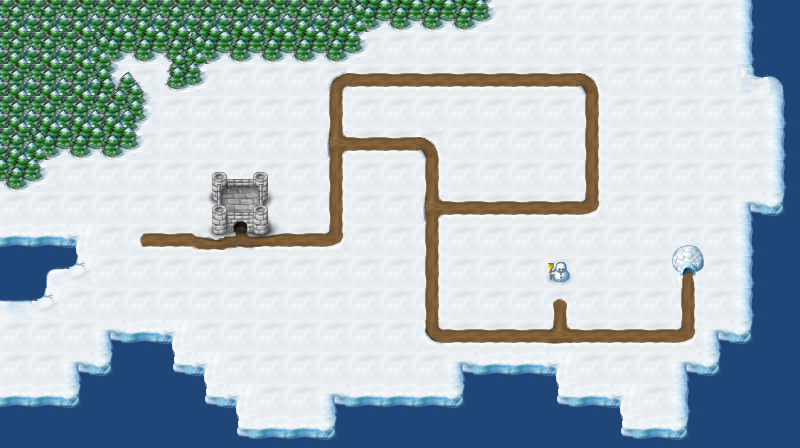

This is a level from a 2D game, rendered from its Tiled map with the project's own tilesets. A one-line summary and the map file follow, with tile-layer data summarised:
An orthogonal 25x14 tile map with 32x32 px tiles, 1 tile layer (Tiles), 2 tilesets and 16 objects.

<map version="1.0" orientation="orthogonal" renderorder="right-down" width="25" height="14" tilewidth="32" tileheight="32">
 <properties>
  <property name="music" value="salcon.ogg" />
 </properties>
 <tileset firstgid="1" source="../tilesets/icyisland.tsx" />
 <tileset firstgid="61" source="../tilesets/map_objects.tsx" />
 <layer name="Tiles" width="25" height="14">
  <data>[350 cells, 350 non-empty, 44 distinct tile ids]</data>
 </layer>
 <objectgroup name="Spaces">
  <object gid="62" x="544" y="352">
   <properties>
    <property name="level" value="retux-01.tmx" />
   </properties>
  </object>
  <object gid="62" x="416" y="352">
   <properties>
    <property name="level" value="retux-02.tmx" />
   </properties>
  </object>
  <object gid="62" x="416" y="224">
   <properties>
    <property name="level" value="retux-03.tmx" />
   </properties>
  </object>
  <object gid="62" x="576" y="96">
   <properties>
    <property name="level" value="retux-04.tmx" />
   </properties>
  </object>
  <object gid="62" x="320" y="160" />
  <object gid="63" x="128" y="256" />
  <object gid="62" x="224" y="256" />
 </objectgroup>
 <objectgroup name="Objects">
  <object gid="61" x="672" y="288" />
 </objectgroup>
 <objectgroup color="#ffff00" name="map_path">
  <object x="672" y="256">
   <polyline points="0,0 0,64 -128,64" />
  </object>
  <object x="544" y="320">
   <polyline points="0,0 -128,0" />
  </object>
  <object x="416" y="320">
   <polyline points="0,0 0,-128" />
  </object>
  <object x="416" y="192">
   <polyline points="0,0 160,0 160,-128" />
  </object>
  <object x="576" y="64">
   <polyline points="0,0 -256,0 -256,64" />
  </object>
  <object x="416" y="192">
   <polyline points="0,0 0,-64 -96,-64" />
  </object>
  <object x="320" y="128">
   <polyline points="0,0 0,96 -96,96" />
  </object>
  <object x="224" y="224">
   <polyline points="0,0 -96,0" />
  </object>
 </objectgroup>
</map>
